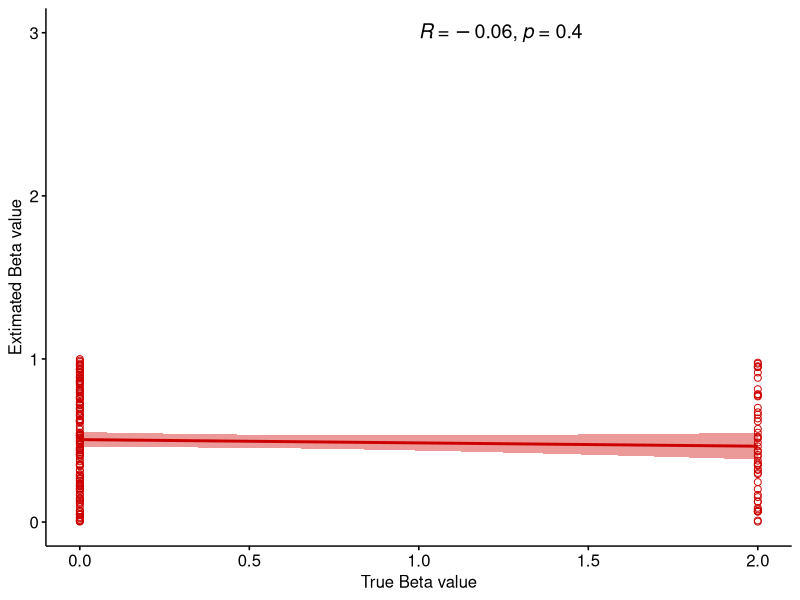
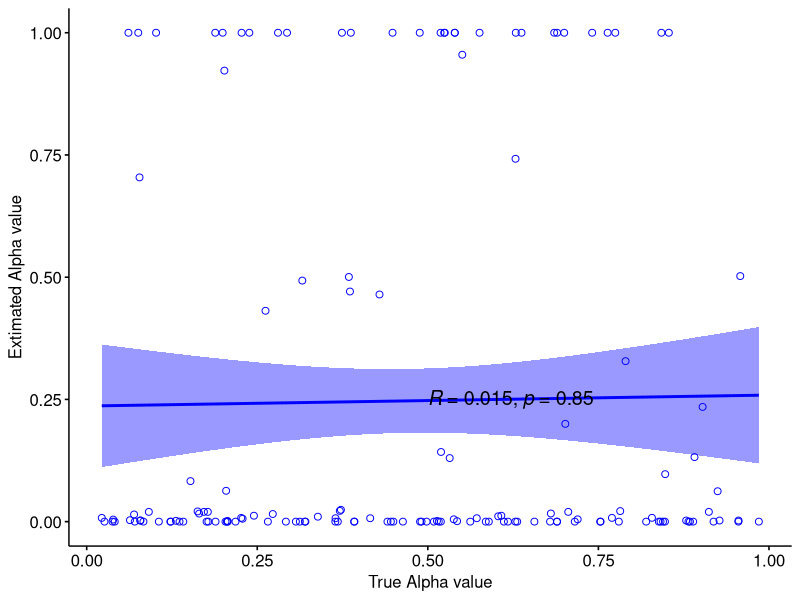
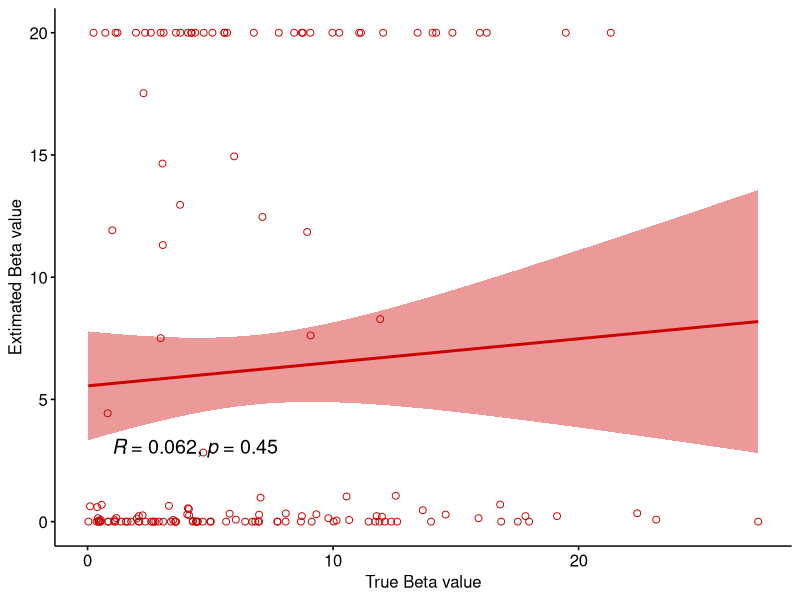

R code for these plots, in order: (Note: this script raises an error after producing the figures.)
# model parameter recovery
# 3.11.21 kls

# init ####
# load required packages
library(here)
library(tidyverse)
library(ggpubr)

# load source functions

# set hard-coded variables

# baseline model - done ####
# read data in
bld <- read.csv(here::here('output', 'simulation', 'sim_baseline_model_data.csv'))
blf <- read.csv(here::here('output', 'simulation', 'sim_baseline_model_fits.csv'))
bld <- bld[which(bld$Trial == 1),] 
# clean up and merge 
bld <- rename(bld, trueBeta = Beta)
blf <- rename(blf, estBeta = beta)
bl <- merge(bld[5:6], blf, by = 'Subject')
rm(bld, blf)
# graph
ggscatter(bl, x = 'trueBeta', y = 'estBeta', shape = 1, color = 'red3', 
          add = 'reg.line', conf.int = TRUE, 
          cor.coef = TRUE, cor.method = 'pearson', cor.coef.coord = c(1, 3), cor.coef.size = 5,
          xlab = 'True Beta value', ylab = 'Extimated Beta value')


# 1a model - done ####
# read data in
ad <- read.csv(here::here('output', 'simulation', 'sim_1alpha_model_data.csv'))
af <- read.csv(here::here('output', 'simulation', 'sim_1alpha_model_fits.csv'))
ad <- ad[which(ad$Trial == 1), ] # 1a model
# clean up and merge 
ad <- rename(ad, trueBeta = Beta, trueAlpha = Alpha)
af <- rename(af, estBeta = beta, estAlpha = alpha)
a1 <- merge(ad[5:7], af, by = 'Subject')
rm(ad, af)
#graph
ggscatter(a1, x = 'trueAlpha', y = 'estAlpha', shape = 1, color = 'blue', 
          add = 'reg.line', conf.int = TRUE, 
          cor.coef = TRUE, cor.method = 'pearson', cor.coef.coord = c(.5, .25), cor.coef.size = 5,
          xlab = 'True Alpha value', ylab = 'Extimated Alpha value')

ggscatter(a1, x = 'trueBeta', y = 'estBeta', shape = 1, color = 'red3', 
          add = 'reg.line', conf.int = TRUE, 
          cor.coef = TRUE, cor.method = 'pearson', cor.coef.coord = c(1, 3), cor.coef.size = 5,
          xlab = 'True Beta value', ylab = 'Extimated Beta value')


# 1a decay model ####
# read in data
add <- read.csv(here::here('output', 'simulation', 'sim_1alpha_decay_model_data.csv'))
add <- add[which(add$Trial == 1), ] # 1a decay model

# clean up and merge
# graph
ggscatter(a1d, x = 'trueAlpha', y = 'estAlpha', shape = 1, color = 'blue', 
          add = 'reg.line', conf.int = TRUE, 
          cor.coef = TRUE, cor.method = 'pearson', cor.coef.coord = c(.5, .25), cor.coef.size = 5,
          xlab = 'True Alpha value', ylab = 'Extimated Alpha value')

ggscatter(a1d, x = 'trueBeta', y = 'estBeta', shape = 1, color = 'red', 
          add = 'reg.line', conf.int = TRUE, 
          cor.coef = TRUE, cor.method = 'pearson', cor.coef.coord = c(1, 3), cor.coef.size = 5,
          xlab = 'True Beta value', ylab = 'Extimated Beta value')

ggscatter(a1d, x = 'trueDecay', y = 'estDecay', shape = 1, color = 'darkgreen', 
          add = 'reg.line', conf.int = TRUE, 
          cor.coef = TRUE, cor.method = 'pearson', cor.coef.coord = c(1, 3), cor.coef.size = 5,
          xlab = 'True Decay value', ylab = 'Extimated Decay value')

# 2a model - gain loss - done####
# read in data
gld <- read.csv(here::here('output', 'simulation', 'sim_2alpha_model_data.csv'))
gld <- gld[which(gld$Trial == 1), ] # 2a model
glf <- read.csv(here::here('output', 'simulation', 'sim_2alpha_model_fit.csv'))
# clean up and merge
gld <- rename(gld, trueBeta = Beta, trueAlphaGain = Alpha_gain, trueAlphaLoss = Alpha_loss)
glf <- rename(glf, estBeta = beta, estAlphaGain = a_gain, estAlphaLoss = a_loss)
gll <- merge(gld[c(6, 1:3)], glf, by = 'Subject')
rm(gld, glf)

# graph
ggscatter(gll, x = 'trueAlphaGain', y = 'estAlphaGain', shape = 1, color = 'blue', 
          add = 'reg.line', conf.int = TRUE, 
          cor.coef = TRUE, cor.method = 'pearson', cor.coef.coord = c(.5, .25), cor.coef.size = 5,
          xlab = 'True Alpha Gain value', ylab = 'Extimated Alpha Gain value')

ggscatter(gll, x = 'trueAlphaLoss', y = 'estAlphaLoss', shape = 1, color = 'blue4', 
          add = 'reg.line', conf.int = TRUE, 
          cor.coef = TRUE, cor.method = 'pearson', cor.coef.coord = c(.5, .25), cor.coef.size = 5,
          xlab = 'True Alpha Loss value', ylab = 'Extimated Alpha Loss value')

ggscatter(gll, x = 'trueBeta', y = 'estBeta', shape = 1, color = 'red', 
          add = 'reg.line', conf.int = TRUE, 
          cor.coef = TRUE, cor.method = 'pearson', cor.coef.coord = c(1, 3), cor.coef.size = 5,
          xlab = 'True Beta value', ylab = 'Extimated Beta value')

# 2a decay model ####
# read in data
gldd <- read.csv(here::here('output', 'simulation', 'sim_2alpha_decay_model_data.csv'))
# clean up and merge
# graph

# 2a prior model ####
# read in data
glpd <- read.csv(here::here('output', 'simulation', 'sim_2alpha_with_priors_model_data.csv'))
# clean up and merge
# graph

